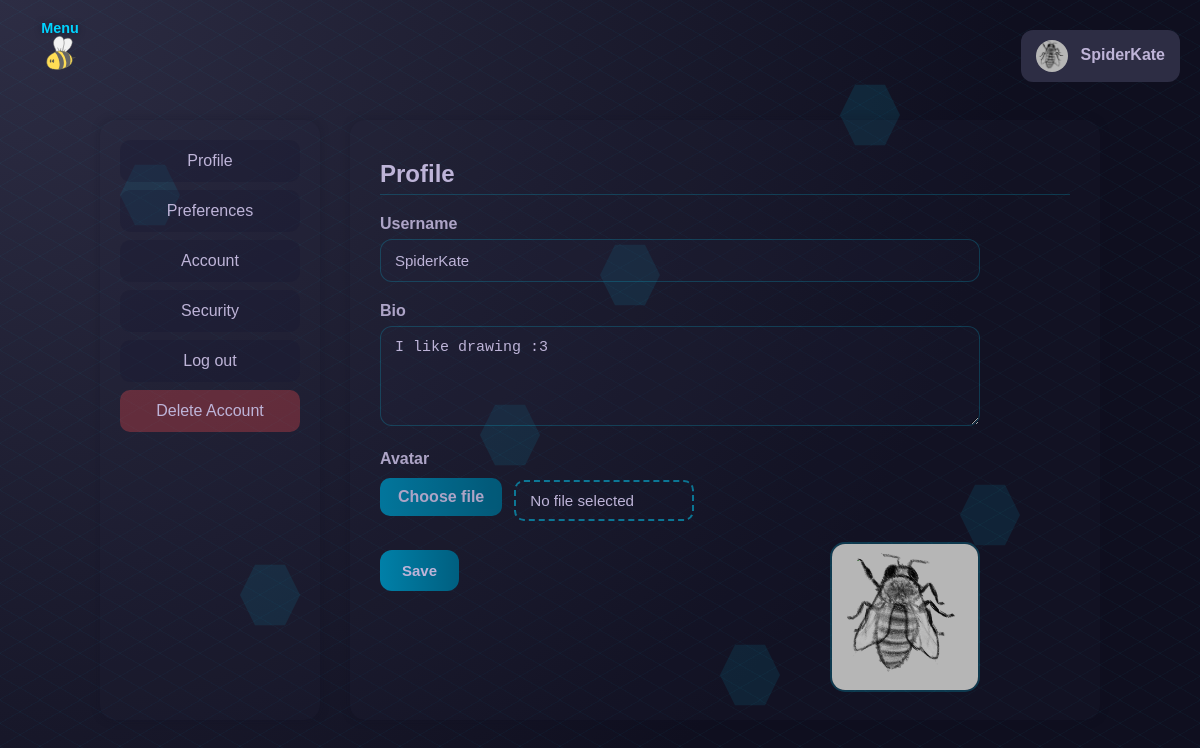
Page /SpiderKate/settings/profile (signed in) on the committed database.
### tables this page shows
CREATE TABLE users (
    id INTEGER PRIMARY KEY AUTOINCREMENT,
    name TEXT,
    surname TEXT,
    username TEXT NOT NULL,
    email TEXT NOT NULL,
    password TEXT NOT NULL,
    dob TEXT NOT NULL,
    bio TEXT,
    avatar_path TEXT,
    social_links TEXT,
    last_login_at TEXT,
    bee_points INTEGER DEFAULT 5000,
    deleted INTEGER DEFAULT 0,
    deleted_at TEXT,
    recovery_username TEXT
);

### app.py (the view, shortened to what this page needs)
@app.route("/<username>/settings/profile", methods=["GET", "POST"])
@login_required
@no_trespass
def settingsProfile(username):
    conn = sqlite3.connect("beevy.db")
    cursor = conn.cursor()
    try:
        cursor.execute(
            "SELECT id, username, bio, avatar_path FROM users WHERE username=?",
            (username,)
        )
        user = cursor.fetchone()
        if not user:
            conn.close()
            flash_translated("flash.user_not_found", "error")
            return "", 404
    except Exception as e:
        flash_translated("flash.error_occurred", "error", e=str(e))
        return redirect(url_for("index"))
    finally:
        conn.close()
    return render_template("settingsProfile.html", user=user)

### app.py (called while the page is built)
def login_required(f):
    @wraps(f)
    def decorated(*args, **kwargs):
        if 'username' not in session:
            flash_translated("flash.login_first", "error")
            return redirect(url_for("login"))
        return f(*args, **kwargs)
    return decorated

def no_trespass(f):
    @wraps(f)
    def decorated(*args, **kwargs):
        username = kwargs.get('username')
        if session.get('username') != username:
            flash_translated("flash.trespass", "error")
            return redirect(url_for("index"))
        return f(*args, **kwargs)
    return decorated

@app.before_request
def load_logged_in_user():
    g.avatar_path = None
    g.user_theme = 'bee'
    g.user_language = session.get("user_language", "en")
    g.trans = translations
    username = session.get('username')
    if username:
        conn = sqlite3.connect('beevy.db')
        cursor = conn.cursor()
        cursor.execute("SELECT avatar_path FROM users WHERE username=?", (username,))
        row = cursor.fetchone()
        if row and row[0]:
            g.avatar_path = row[0]
        cursor.execute("SELECT theme FROM preferences WHERE user_id = (SELECT id FROM users WHERE username=?)", (username,))
        pref_row = cursor.fetchone()
        if pref_row and pref_row[0]:
            g.user_theme = pref_row[0]
        conn.close()

@app.context_processor
def inject_t():
    def t(key, **kwargs):
        text = translations.get(key, g.user_language, default=key)
        if kwargs:
            text = text.format(**kwargs)
        return text
    return dict(t=t)

### translations.py (called while the page is built)
    def get(self, key, language='en', default=''):
        if language not in self.strings:
            language = 'en'  # Fallback to English
        keys = key.split('.')
        value = self.strings.get(language, {})
        for k in keys:
            if isinstance(value, dict):
                value = value.get(k)
            else:
                return default
        return value if value else default

### templates/settingsProfile.html (shortened to what this page needs)
{% extends "settings.html" %}
{% block settings_page %}
<h2>{{ t('settings.profile') }}</h2>
<form method="POST" id="profileForm" enctype="multipart/form-data">
    <label>{{ t('auth.username') }}</label>
    <input type="text" name="username" value="{{ user[1] }}">
    <label>{{ t('settings.bio') }}</label>
    <textarea name="bio">{{ user[2] }}</textarea>
    <label>{{ t('settings.avatar') }}</label>
    <div class="file-wrapper">
        <label for="avatarInput" class="file-label"> {{ t('settings.choose_file') }} </label>
        <span id="fileName" class="file-name"> {{ t('settings.no_file_selected') }} </span>
    </div>
    <img id="avatarPreview" src="{{ url_for('static', filename=user[3]) if user[3] else url_for('static', filename='images/default_avatar.png') }}" class="avatar-preview">
<br>
    <button type="submit">{{ t('buttons.save') }}</button>
</form>
{% endblock %}

### templates/settings.html (shortened to what this page needs)
{% extends "base.html" %}
{% block extra_css %}
<link rel="stylesheet" href="/static/css/settings.css">
{% endblock %}
{% block content %}
<div class="settings-container">
    <div class="settings-sidebar">
        <a href="/{{ session.get('username') }}/settings/profile" class="settings-link {% if active == 'profile' %}active{% endif %}">{{ t('nav.profile') }}</a>
        <a href="/{{ session.get('username') }}/settings/preferences" class="settings-link {% if active == 'preferences' %}active{% endif %}">{{ t('settings.preferences_settings') }}</a>
        <a href="/{{ session.get('username') }}/settings/account" class="settings-link {% if active == 'account' %}active{% endif %}">{{ t('settings.account') }}</a>
        <a href="/{{ session.get('username') }}/settings/security" class="settings-link {% if active == 'security' %}active{% endif %}">{{ t('settings.security') }}</a>
        <a href="/{{ session.get('username') }}/settings/logout" class="settings-link {% if active == 'logout' %}active{% endif %}">{{ t('nav.logout') }}</a>
        <a href="/{{ session.get('username') }}/settings/delete" class="settings-link danger {% if active == 'delete' %}active{% endif %}">{{ t('settings.delete_account') }}</a>
    </div>
    <div class="settings-content">
        {% block settings_page %}{% endblock %}
    </div>
</div>
{% endblock %}

### templates/base.html (shortened to what this page needs)
<!DOCTYPE html>
<html lang="en">
<head>
    <link rel="stylesheet" href="/static/css/base.css">
    {% if g.user_theme and g.user_theme != 'bee' %}
        <link rel="stylesheet" href="/static/css/theme-{{ g.user_theme }}.css">
    {% endif %}
    {% block extra_css %}{% endblock %}
</head>
<div class="hex-bg-container">
        <div class="hex-bg" style="--x:50%; --y:30%; --delay:1s;"></div>
        <div class="hex-bg" style="--x:80%; --y:60%; --delay:2s;"></div>
        <div class="hex-bg" style="--x:20%; --y:70%; --delay:3s;"></div>
        <div class="hex-bg" style="--x:70%; --y:10%; --delay:4s;"></div>
        <div class="hex-bg" style="--x:40%; --y:50%; --delay:5s;"></div>
        <div class="hex-bg" style="--x:60%; --y:80%; --delay:6s;"></div>
    </div>
<body class="{{ page }}">
<img src="/static/images/beee.svg" id="bee-toggle" class="bee-toggle" onclick="toggleSidebar()" alt="bee toggle" title="Menu">
<div class="menu-label">Menu</div>
    {% if session.username %}
<div class="user-menu">
    <div class="user-menu-button" onclick="toggleMenu()">
        {% if g.avatar_path %}
            <div style="position: relative; display: inline-block;">
                <img src="{{ url_for('static', filename=g.avatar_path) }}" class="user-avatar">
                <div style="position: absolute; top:0; left:0; width:100%; height:100%;"></div>
            </div>
        {% else %}
            <div style="position: relative; display: inline-block;">
                <img src="{{ url_for('static', filename='images/default_avatar.png') }}" class="user-avatar">
                <div style="position: absolute; top:0; left:0; width:100%; height:100%;"></div>
            </div>
        {% endif %}
        {{ session.get('username') }}
    </div>
</div>
{% endif %}
<div class="app">
    <main class="content">
        {% block content %}{% endblock %}
    </main>
</div>
</body>
</html>

### static/css/theme-dark.css (style rules this page uses)
:root { --primary-bg: #1a1a2e; --primary-bg-light: #2d2d44; --primary-bg-dark: #0f0f1f; --primary-text: #beb4d8; --text-main: #beb4d8; --text-muted: rgb(190 180 216 / 60%); --accent-color: #00d4ff; --accent-light: #33e0ff; --accent: #00d4ff; --glass-bg: rgb(45 45 68 / 12%); --glass-bg-light: rgb(45 45 68 / 18%); --glass-border: rgb(0 212 255 / 20%); --glass-border-light: rgb(0 212 255 / 30%); --glass-blur: blur(6px); --tool-filter: invert(70%) sepia(100%) saturate(3480%) hue-rotate(245deg) brightness(43%) contrast(50%); --bucket-filter: invert(70%) sepia(100%) saturate(3480%) hue-rotate(235deg) brightness(43%) contrast(50%); --tool-filter-hover: invert(70%) sepia(100%) saturate(7480%) hue-rotate(205deg) brightness(183%) contrast(130%); --bucket-filter-hover: invert(32%) sepia(90%) saturate(2000%) hue-rotate(165deg) brightness(90%) contrast(600%); --span-muted-filter: var(--accent-color); --shadow-accent: 0 0 10px rgb(0 212 255 / 40%); --btn-bg: linear-gradient(90deg, #0080a8, #005f80); --btn-bg-hover: linear-gradient(90deg, #00a0cc, #007aa3); --btn-shadow-hover: 0 0 10px rgb(0 212 255 / 40%); --sidebar-bg: rgb(15 15 31 / 40%); --sidebar-border: rgb(0 212 255 / 15%); --input-bg: rgb(45 45 68 / 20%); --input-bg-focus: rgb(45 45 68 / 30%); --input-border: rgb(0 212 255 / 30%); --input-border-focus: #00d4ff; --input-shadow-focus: 0 0 10px rgb(0 212 255 / 40%); --msg-info-bg: rgb(147 197 253 / 12%); --msg-info-text: #8ccaff; --msg-info-outline: rgb(147 197 253 / 40%); --msg-success-bg: rgb(111 207 151 / 12%); --msg-success-text: #7cd9a3; --msg-success-outline: rgb(111 207 151 / 40%); --msg-error-bg: rgb(248 113 113 / 12%); --msg-error-text: #ff8a8a; --msg-error-outline: rgb(248 113 113 / 40%); --hex-bg: rgb(0 212 255 / 10%); --radius: 18px; --radius-md: 15px; --radius-sm: 12px; --radius-xs: 10px; --transition: 0.3s; }

### static/css/settings.css (style rules this page uses)
.settings-container { display: flex; width: 1000px; height: 600px; margin-top: 40px; gap: 30px; }
.settings-sidebar { width: 220px; flex-shrink: 0; background: var(--glass-bg); padding: 20px; border-radius: var(--radius-md); box-shadow: 0 0 10px color-mix(in srgb, var(--bg-dark) 25%, transparent); overflow-y: auto; }
.settings-link { display: block; padding: 12px 15px; margin-bottom: 8px; border-radius: var(--radius-xs); background: color-mix(in srgb, var(--primary-bg) 30%, transparent); color: var(--text-main); transition: var(--transition); font-weight: 500; }
.settings-link.danger { background: color-mix(in srgb, var(--error-color) 30%, transparent); }
.settings-content { flex: 1; min-width: 0; background: var(--glass); padding: 30px; border-radius: var(--radius-md); text-align: left; box-shadow: 0 0 10px color-mix(in srgb, var(--bg-dark) 25%, transparent); overflow-y: auto; padding-top: 40px; }
.settings-content form { max-width: 600px; }
label { display: block; margin-bottom: 6px; font-weight: 600; color: var(--text-main); opacity: 0.9; }
input[type="text"], input[type="email"], input[type="password"], textarea, select { width: 100%; padding: 12px 14px; border-radius: var(--radius-sm); border: 1px solid var(--glass-border); background: var(--glass); color: var(--text-main); margin-bottom: 20px; transition: var(--transition); font-size: 15px; }
textarea { resize: vertical; min-height: 100px; }
.settings-content button { background: var(--btn-bg); color: var(--text-main); padding: 12px 22px; border: none; border-radius: var(--radius-sm); cursor: pointer; transition: var(--transition); font-weight: bold; font-size: 15px; }
.avatar-preview { width: 150px; height: 150px; border-radius: var(--radius-md); margin-bottom: 15px; object-fit:fill; border: 2px solid var(--glass-border); margin-top: 10px; display: flex; float: right; }
.settings-content h2 { margin-bottom: 20px; font-size: 24px; font-weight: 700; padding-bottom: 6px; border-bottom: 1px solid var(--glass-border); }
.file-wrapper { display: flex; align-items: center; gap: 12px; margin: 10px 0; width: 60%; }
.file-label { background: var(--btn-bg); color: var(--text-main); padding: 10px 18px; border-radius: var(--radius-xs); cursor: pointer; font-weight: bold; transition: var(--transition); border: none; }
.file-name { padding: 10px 14px; border-radius: var(--radius-xs); border: 2px dashed color-mix(in srgb, var(--accent) 50%, transparent); background: color-mix(in srgb, var(--glass-bg) 40%, transparent); color: var(--text-main); min-width: 180px; text-align: left; font-size: 0.95rem; transition: var(--transition); }

### rows in the picture
users: avatar_path (picture), get "SpiderKate", username "SpiderKate", bio "I like drawing :3"

### other values in the picture
{{ t('nav.profile') }} "Profile"
{{ t('settings.preferences_settings') }} "Preferences"
{{ t('settings.account') }} "Account"
{{ t('settings.security') }} "Security"
{{ t('nav.logout') }} "Log out"
{{ t('settings.delete_account') }} "Delete Account"
{{ t('settings.profile') }} "Profile"
{{ t('auth.username') }} "Username"
{{ t('settings.bio') }} "Bio"
{{ t('settings.avatar') }} "Avatar"
{{ t('settings.choose_file') }} "Choose file"
{{ t('settings.no_file_selected') }} "No file selected"
{{ t('buttons.save') }} "Save"
